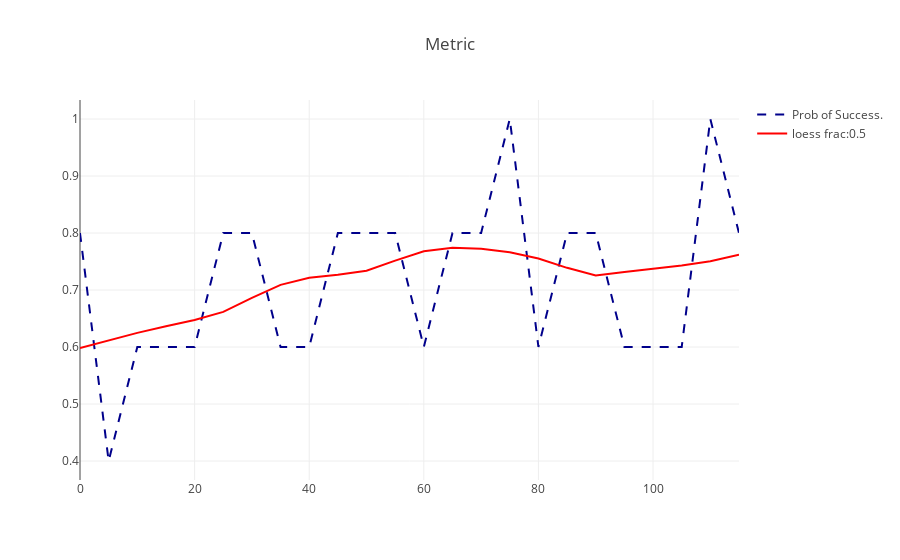

Notebook source saved alongside this figure:
### Code cell
plot_Q_estimates(_res)
plot_reward(_res)
plot_prob_success(_res)

### Figure 1 — Plotly figure (JSON) as saved in the notebook; plotly's stock layout.template omitted (floating-point values rounded to 4 significant figures)
{"data": [{"line": {"color": "darkblue", "dash": "dash"}, "mode": "lines", "name": "Prob of Success.", "type": "scatter", "x": [0, 5, 10, 15, 20, 25, 30, 35, 40, 45, 50, 55, 60, 65, 70, 75, 80, 85, 90, 95, 100, 105, 110, 115], "y": [0.8, 0.4, 0.6, 0.6, 0.6, 0.8, 0.8, 0.6, 0.6, 0.8, 0.8, 0.8, 0.6, 0.8, 0.8, 1, 0.6, 0.8, 0.8, 0.6, 0.6, 0.6, 1, 0.8]}, {"line": {"color": "red"}, "mode": "lines", "name": "loess frac:0.5", "type": "scatter", "x": [0, 5, 10, 15, 20, 25, 30, 35, 40, 45, 50, 55, 60, 65, 70, 75, 80, 85, 90, 95, 100, 105, 110, 115], "y": [0.5981, 0.6116, 0.6248, 0.6366, 0.6473, 0.6616, 0.6861, 0.709, 0.7216, 0.7266, 0.7338, 0.7516, 0.7681, 0.7742, 0.7725, 0.7662, 0.7552, 0.7389, 0.7253, 0.7317, 0.7373, 0.7429, 0.7505, 0.7619]}], "layout": {"title": {"text": "Metric"}}}
